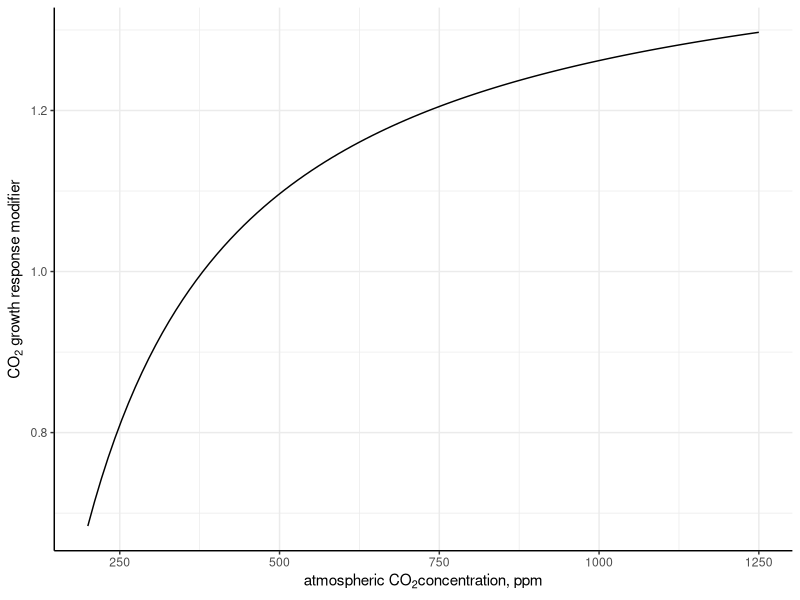
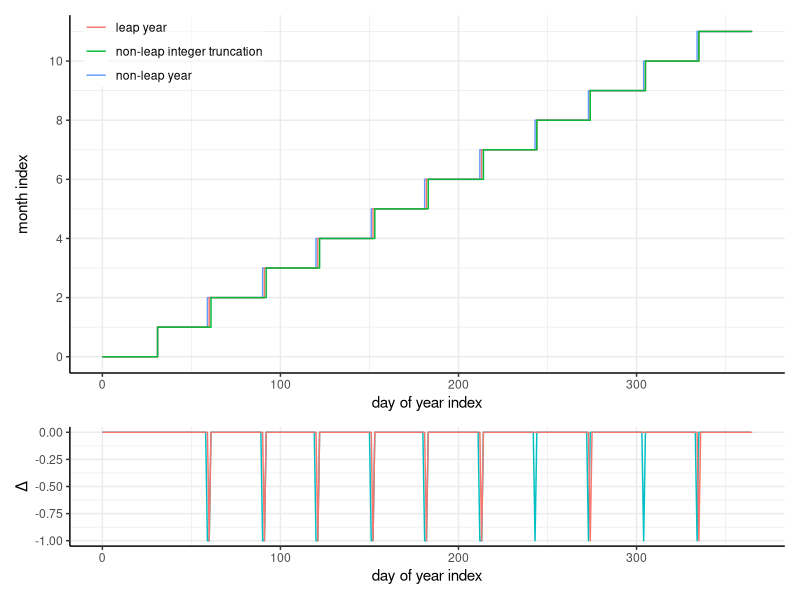

Here is the R script that generated these plots, in order:
# supporting R code for C#
library(dplyr)
library(ggplot2)
library(patchwork)

theme_set(theme_bw() + theme(axis.line = element_line(size = 0.5),
                             legend.background = element_rect(fill = alpha("white", 0.5)),
                             legend.margin = margin(),
                             panel.border = element_blank()))

## CO₂ growth modifier
# TreeSpeciesSet.GetCarbonDioxideModifier()
co2modifier = tibble(species = "default",
                     baseConcentration = 380, # ppm
                     beta0 = 0.3,
                     co2concentration = seq(200, 1250, length.out = 100), # ppm, upper bound is RCP 8.5 in 2100
                     compensationPoint = 80, # ppm
                     nitrogenModifer = 1,
                     p0 = 1,
                     soilWaterModifier = 1,
                     beta = beta0 * (2 - soilWaterModifier) * nitrogenModifer,
                     r = 1 + log(2) * beta,
                     deltaCO2 = baseConcentration - compensationPoint,
                     k2 = (2 * baseConcentration - compensationPoint - r * deltaCO2) / ((r - 1) * deltaCO2 * (2 * baseConcentration - compensationPoint)),
                     k1 = (1 + k2 * deltaCO2) / deltaCO2,
                     modifier = p0 * k1 * (co2concentration - compensationPoint) / (1 + k2 * (co2concentration - compensationPoint)))
ggplot(co2modifier) +
  geom_path(aes(x = co2concentration, y = modifier)) +
  labs(x = bquote("atmospheric CO"[2]*"concentration, ppm"), y = bquote("CO"[2]*" growth response modifier"))


## DateTimeExtensions
# midmonth indices, non-leap year
round(0.5 * c(J = 31, F = 28, M = 31, A = 30, M = 31, J = 30, J = 31, A = 31, S = 30, O = 31, N = 30, D = 31) + cumsum(c(0, 31, 28, 31, 30, 31, 30, 31, 31, 30, 31, 30)))

# two basic options for month classification: binary tree for month ~= 3.67 comparisons to find month
#                                             integer divide + binary tree for error correction ~= 3 comparisons to find month
# Is 0.67 comparisons lower cost than cast to float, divide, and truncate? Likely so.
dateTimeExtensions = tibble(dayOfYearIndex = seq(0, 365),
                            month = c(rep("January", 31), rep("February", 28), rep("March", 31), rep("April", 30), rep("May", 31), rep("June", 30), rep("July", 31), rep("August", 31), rep("September", 30), rep("October", 31), rep("November", 30), rep("December", 31), NA),
                            monthIndex = c(rep(0, 31), rep(1, 28), rep(2, 31), rep(3, 30), rep(4, 31), rep(5, 30), rep(6, 31), rep(7, 31), rep(8, 30), rep(9, 31), rep(10, 30), rep(11, 31), NA),
                            monthIndexFromTruncation = floor(dayOfYearIndex / 30.437),
                            leapMonthIndex = c(rep(0, 31), rep(1, 29), rep(2, 31), rep(3, 30), rep(4, 31), rep(5, 30), rep(6, 31), rep(7, 31), rep(8, 30), rep(9, 31), rep(10, 30), rep(11, 31)),
                            leapMonthIndexFromTruncation = floor(dayOfYearIndex / 30.5))

ggplot(dateTimeExtensions) +
  geom_step(aes(x = dayOfYearIndex, y = monthIndex, color = "non-leap year"), na.rm = TRUE) +
  geom_step(aes(x = dayOfYearIndex, y = leapMonthIndex, color = "leap year")) +
  geom_step(aes(x = dayOfYearIndex, y = monthIndexFromTruncation, color = "non-leap integer truncation"), na.rm = TRUE) +
  scale_y_continuous(breaks = seq(0, 12, by = 2)) +
  labs(x = "day of year index", y = "month index", color = NULL) +
  theme(legend.justification = c(0, 1), legend.position = c(0.02, 1)) +
ggplot(dateTimeExtensions) +
  geom_path(aes(x = dayOfYearIndex, y = monthIndexFromTruncation - monthIndex, color = "non-leap year integer truncation"), na.rm = TRUE) +
  geom_path(aes(x = dayOfYearIndex, y = leapMonthIndexFromTruncation - leapMonthIndex, color = "leap year integer truncation"), na.rm = TRUE) +
  labs(x = "day of year index", y = "Δ", color = NULL) +
  theme(legend.position = "none") +
plot_layout(heights = c(0.75, 0.25))

dateTimeExtensions %>% group_by(month) %>% slice_min(dayOfYearIndex, n = 1) %>% arrange(monthIndex)
dateTimeExtensions %>% filter((monthIndex != monthIndexFromTruncation) | (leapMonthIndex != leapMonthIndexFromTruncation))
